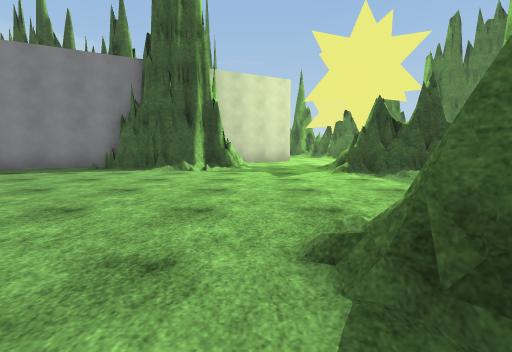
view 1 (above)

18 first-person views from a walk through a Unity game level. The camera is 1.2 m above the floor, tilts 6° down and sees 85° across. The floor is counted in squares, 2 m on a side. Each view is taken from the middle of a square. On the plan, view 1 faces up. The plan holds only what a view shows up to about 9 squares ahead; the rest is blank. The place goes on beyond the plan. The player character is not drawn. Surface patterns are stand-ins for the level's own textures.

view 2
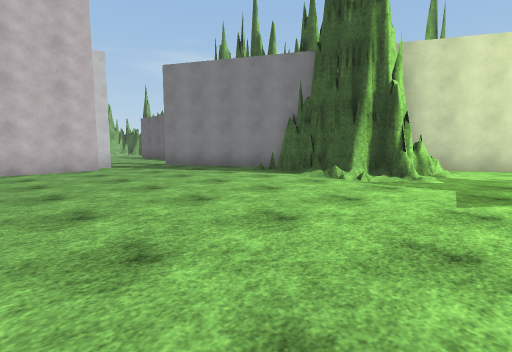

view 3
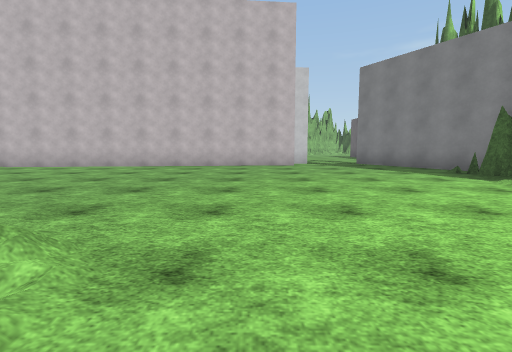

view 4
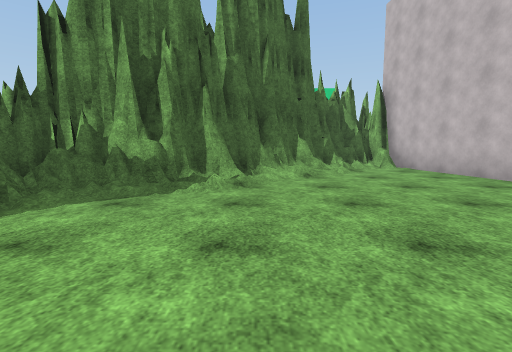

view 5
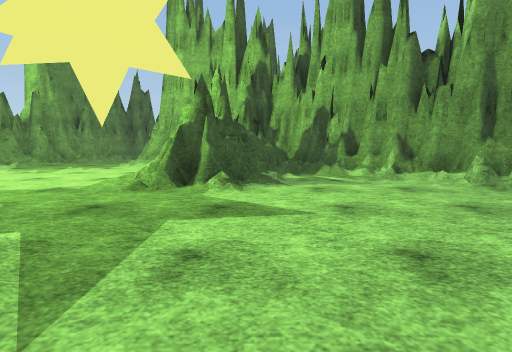

view 6
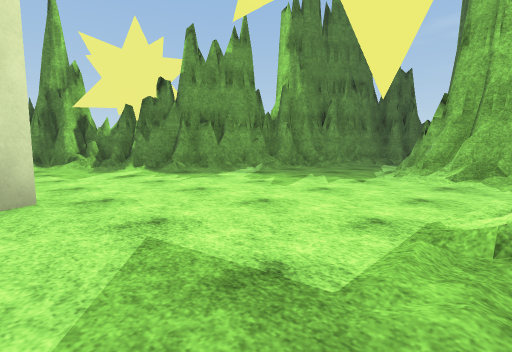

view 7
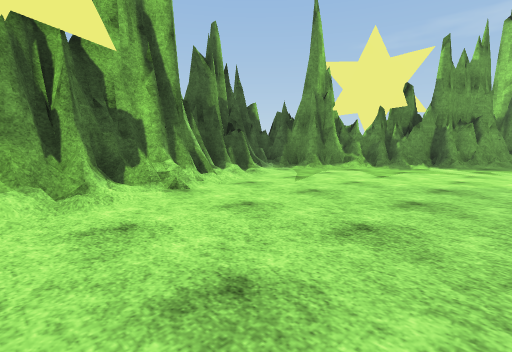

view 8
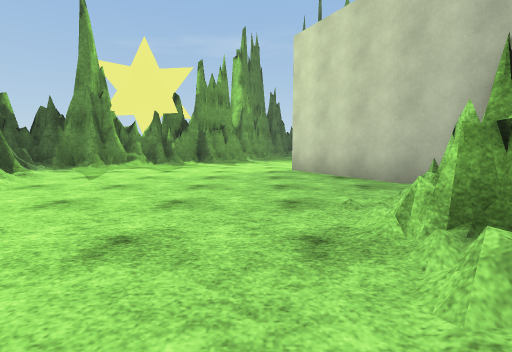

view 9
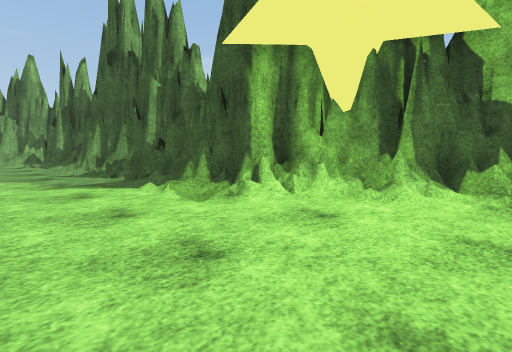

view 10
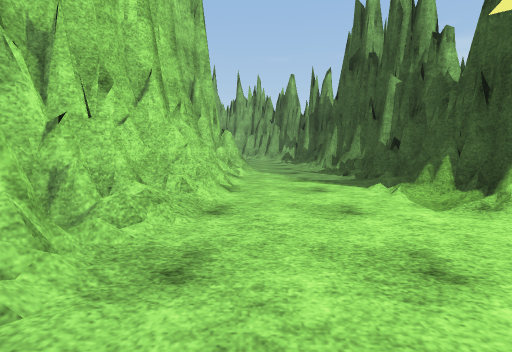

view 11
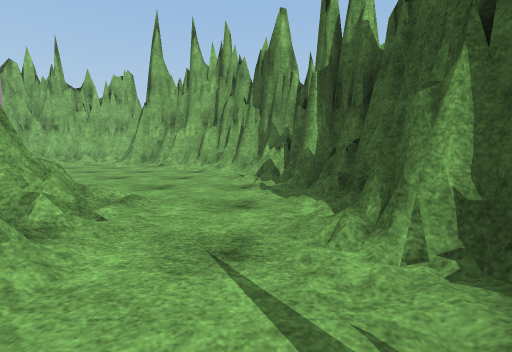

view 12
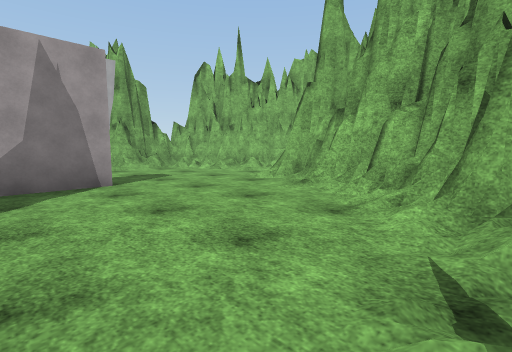

view 13
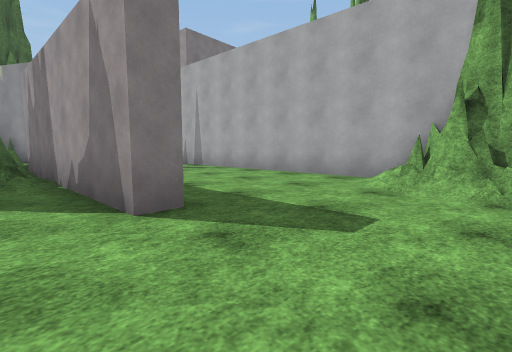

view 14
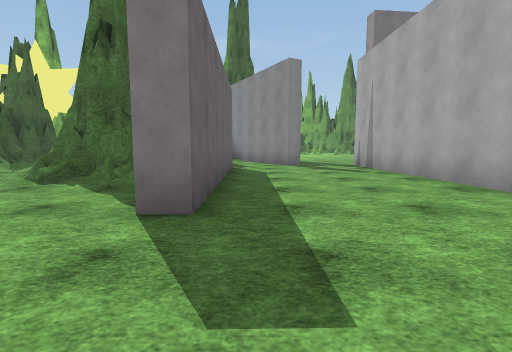

view 15
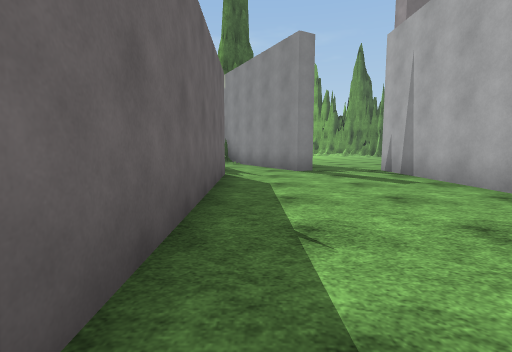

view 16
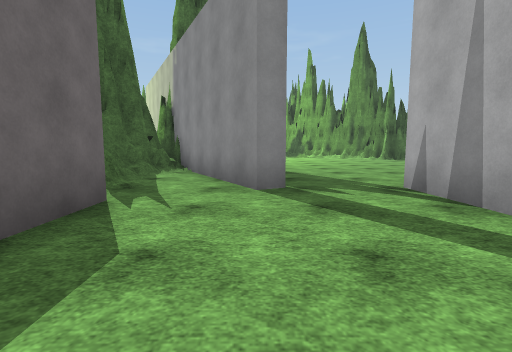

view 17
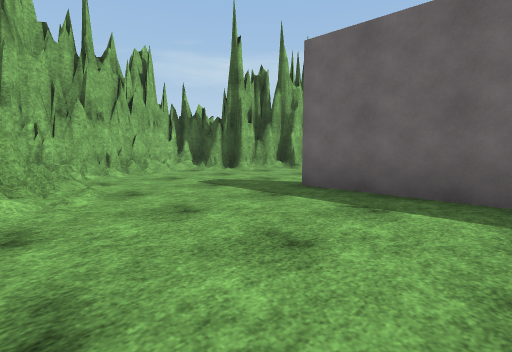

view 18
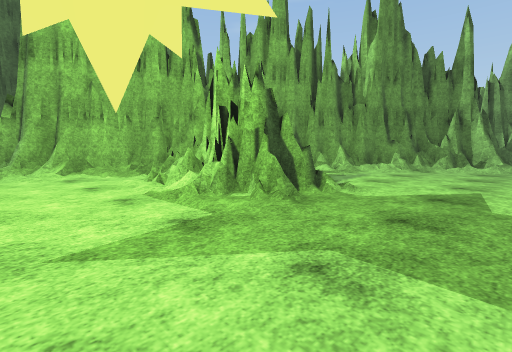

### Floor plan
Key: @ floor where view 1 was taken; # wall or solid block; . floor; / step, stairs or slope; = window, fence, low wall or low ledge.
Columns run from 20 left of view 1 to 9 right of it. Each row starts with its distance up from view 1.
 19                    ####
 18                 #####/##
 17               ####//../##
 16           #####//....../##
 15     #######/##/........./##
 14    ##///................./###
 13    ##......................=##
 12   ##....#########...##.......=
 11   #.....## #######.##.........
 10 ###.....############......./#
  9 #/....######/..#####....../##
  8 ##/..........#######...#=//#
  7  ##.........##....//...#####
  6  ##=/..................####
  5   ###/................../#
  4     ##########.........//#
  3              #........./##
  2              #........###
  1              #.......###
  0              #......@#
 -1              #....//##
 -2              #..../##
 -3              #.../##
 -4              #..###
 -5              ##/#
 -6               ###

Where each view was taken, in squares from view 1:
view 1: 0 up, 0 right, facing up
view 2: 2 up, 1 right, facing up-left
view 3: 3 up, 2 right, facing left
view 4: 3 up, 2 left, facing down
view 5: 6 up, 2 left, facing right
view 6: 8 up, 1 right, facing up-right
view 7: 13 up, 5 left, facing up-right
view 8: 13 up, 6 left, facing right
view 9: 13 up, 3 left, facing up-left
view 10: 13 up, 3 left, facing left
view 11: 14 up, 9 left, facing left
view 12: 14 up, 13 left, facing down-left
view 13: 10 up, 17 left, facing down-right
view 14: 8 up, 17 left, facing right
view 15: 8 up, 15 left, facing right
view 16: 7 up, 12 left, facing right
view 17: 5 up, 12 left, facing up-left
view 18: 10 up, 0 right, facing down-right
